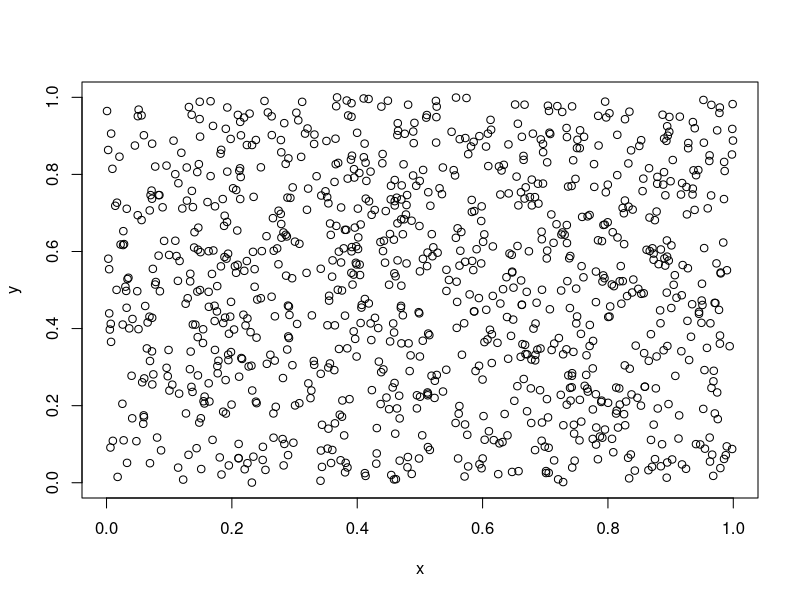
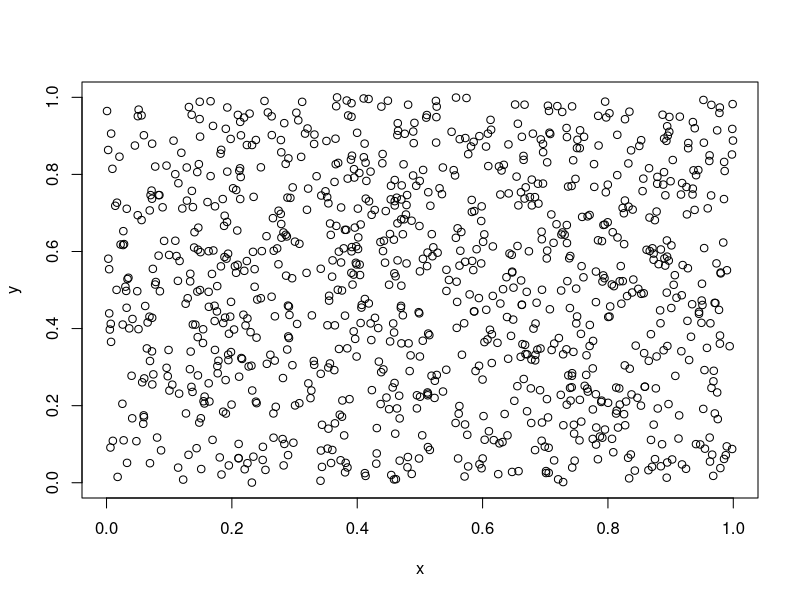
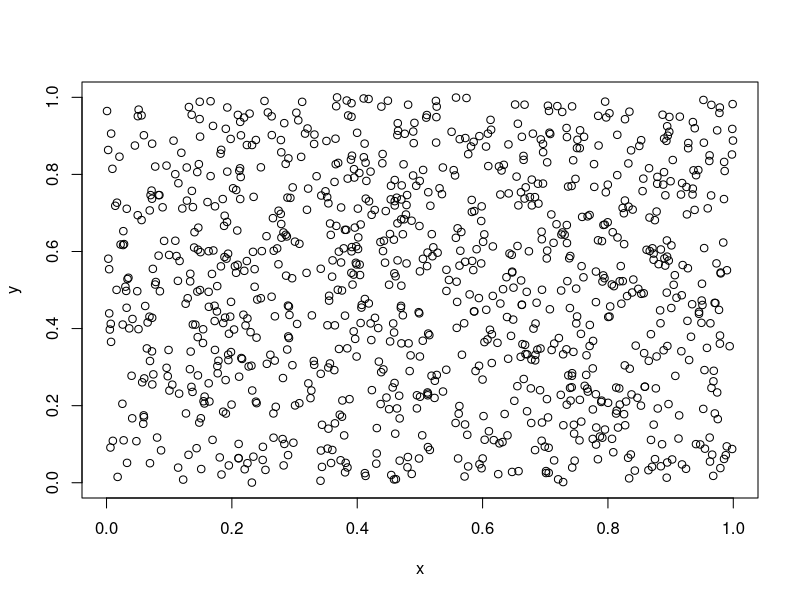
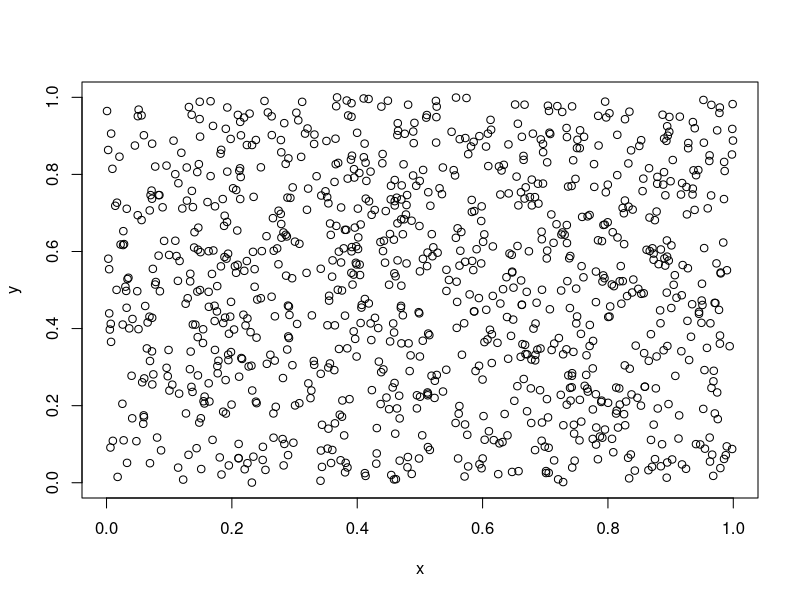
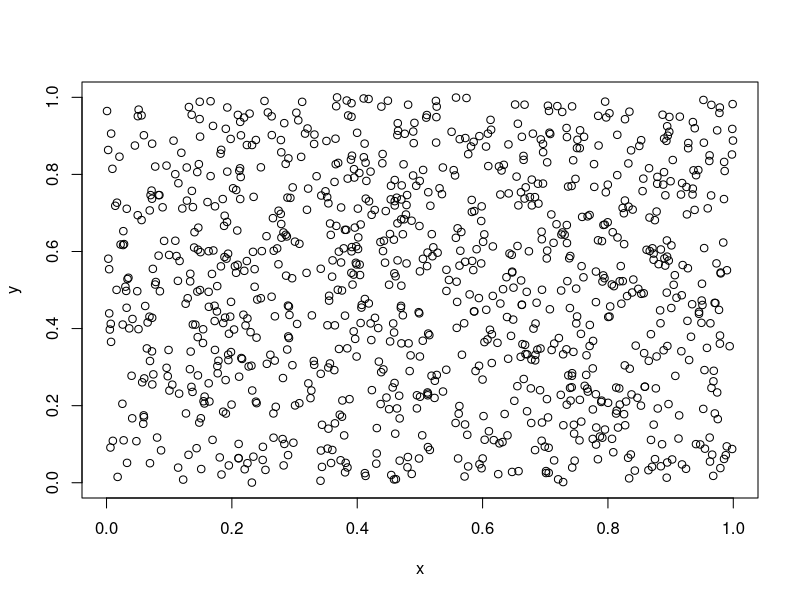
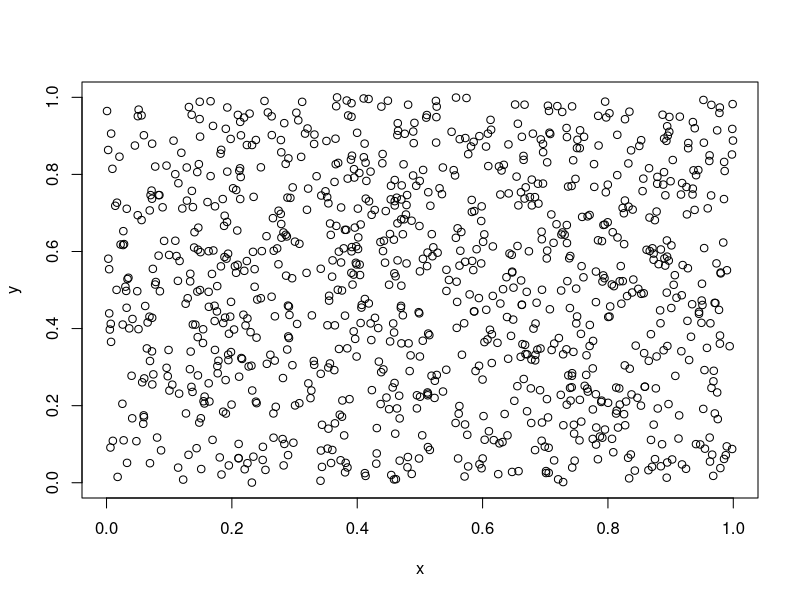
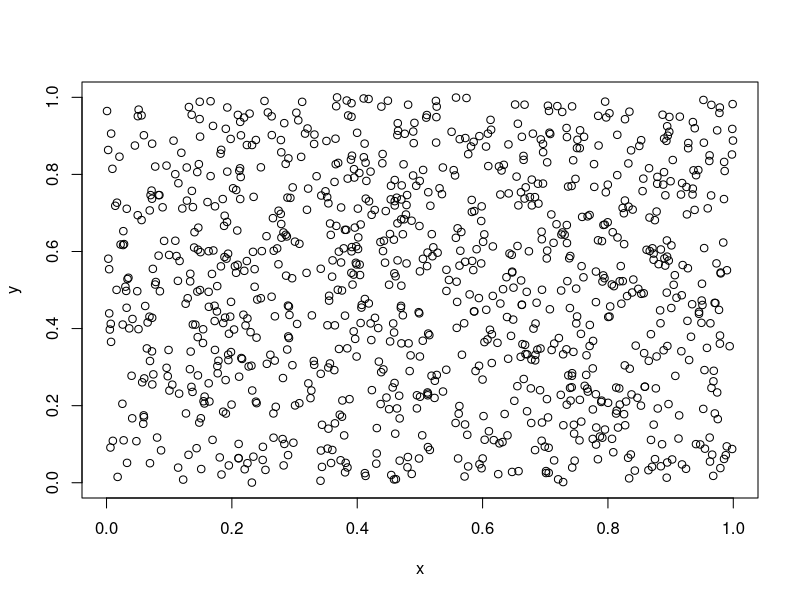
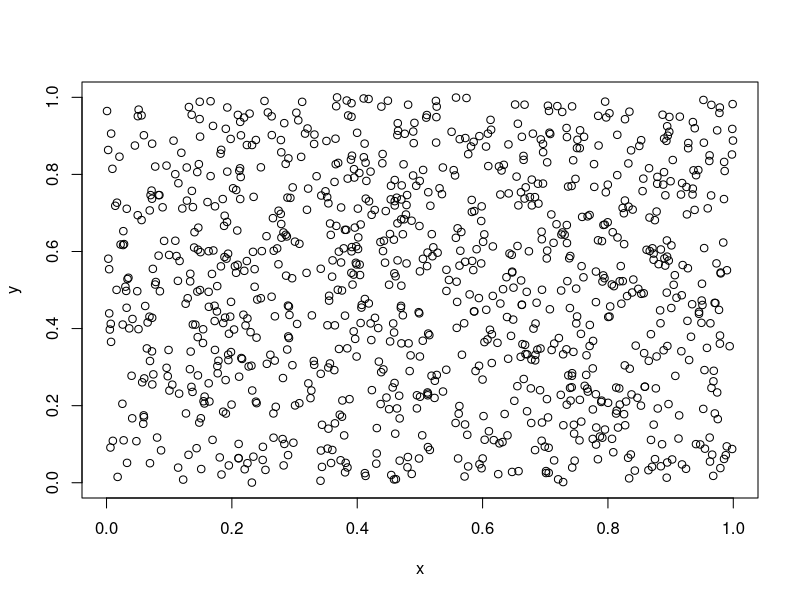

These charts were generated, in order, by the following R code: (Note: this script raises an error after producing the figures.)
## ---- chunk 1
#| include: false
knitr::opts_chunk$set(
  collapse = TRUE,
  comment = "#>",
  fig.path = "man/figures/README-",
  out.width = "100%"
)
## ---- chunk 2
#| message: false
library(svglite)

x <- runif(1e3)
y <- runif(1e3)
tmp1 <- tempfile()
tmp2 <- tempfile()

svglite_test <- function() {
  svglite(tmp1)
  plot(x, y)
  dev.off()
}
svg_test <- function() {
  svg(tmp2, onefile = TRUE)
  plot(x, y)
  dev.off()
}

bench::mark(svglite_test(), svg_test(), min_iterations = 250, check = FALSE)
## ---- chunk 3
# svglite
fs::file_size(tmp1)

# svg
fs::file_size(tmp2)
## ---- chunk 4
tmp3 <- tempfile(fileext = ".svgz")
svglite(tmp3)
plot(x, y)
invisible(dev.off())

# svglite - svgz
fs::file_size(tmp3)
